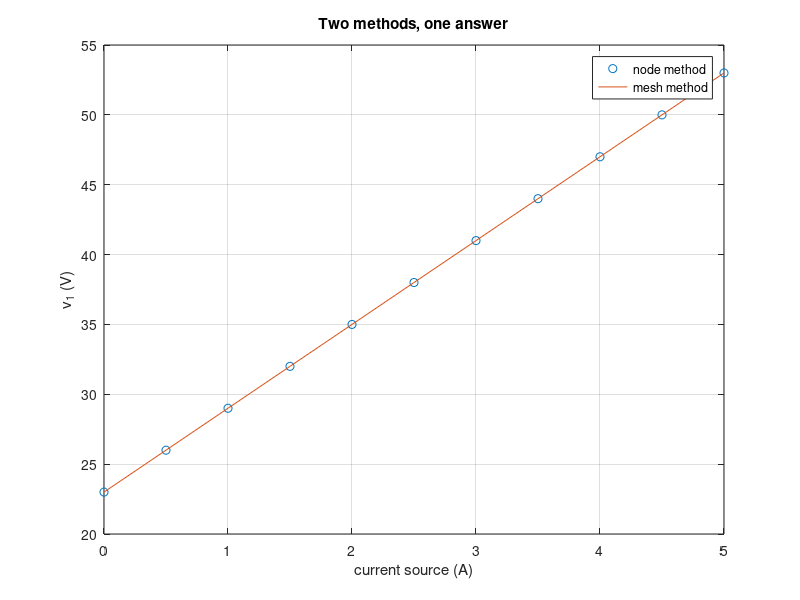

Write MATLAB code to recreate this figure.
% Circuits 1 — The Node-Voltage Method Versus the Mesh-Current Method
%title: Counting Equations Before You Solve
%ar-title: عدّ المعادلات قبل الحل
%lesson: c1-techniques-7
%course: circuits-1

%% Count the equations
%ar: معادلات العقد = عدد العقد الأساسية − 1 − مصادر الجهد، ومعادلات الحلقات = عدد الحلقات − مصادر التيار. نطبقها على مسألة 4.13.
ne = 2; meshes = 2; nV = 2; nI = 1;   % Problem 4.13: essential nodes, meshes, voltage sources, current sources
nodeEq = ne - 1; meshEq = meshes - nI;
fprintf('node equations = %d, mesh equations = %d (supermesh + constraint)\n', nodeEq, meshEq)

%% Problem 4.13 by nodes
%ar: (v1 − 20)/15 − 2 + (v1 − 25)/10 = 0 ← v1 = 35 V، و p2A = −70 W.
v1 = (20/15 + 2 + 25/10) / (1/15 + 1/10);
fprintf('v1 = %g V, p(2 A) = %g W\n', v1, -2*v1)

%%! Project idea: same answer by meshes
%ar: مشروع: الحلقة الفائقة −20 + 15 ia + 10 ib + 25 = 0 مع ib − ia = 2. نرسم v1 من الطريقتين لعدة قيم لمصدر التيار: الخطان متطابقان.
Is = 0:0.5:5; vn = zeros(size(Is)); vm = vn;
for k = 1:numel(Is)
    vn(k) = (20/15 + Is(k) + 25/10) / (1/15 + 1/10);
    x = [15 10; -1 1] \ [-5; Is(k)]; vm(k) = 20 - 15*x(1);
end
plot(Is, vn, 'o', Is, vm, '-'); grid on; xlabel('current source (A)'); ylabel('v_1 (V)'); legend('node method', 'mesh method'); title('Two methods, one answer')
